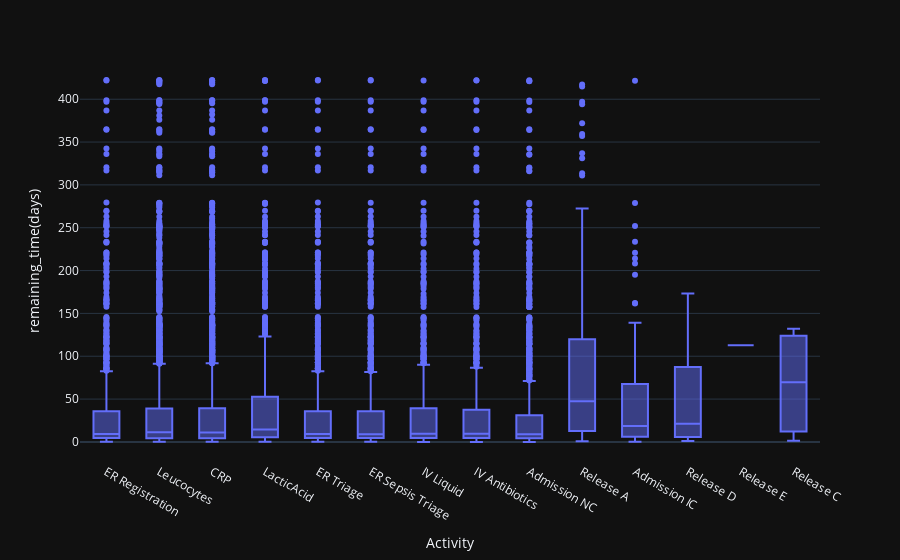
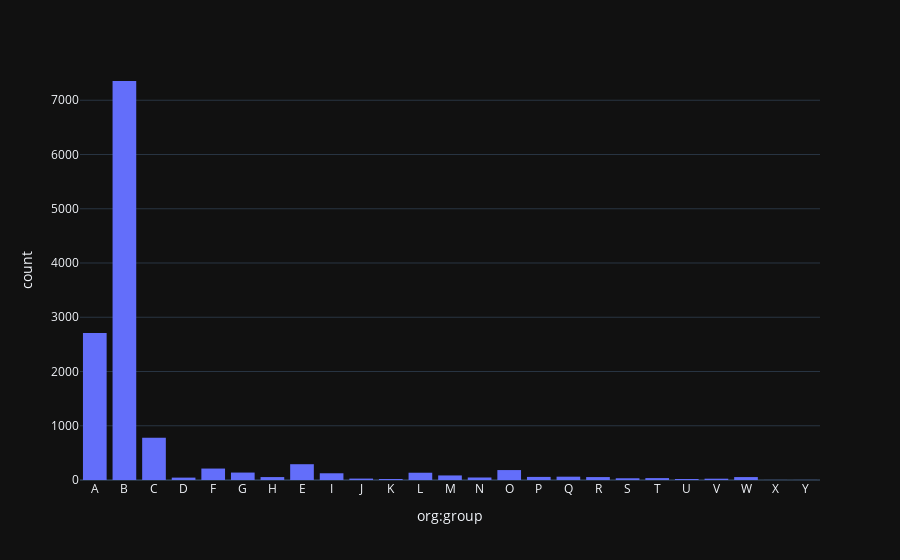
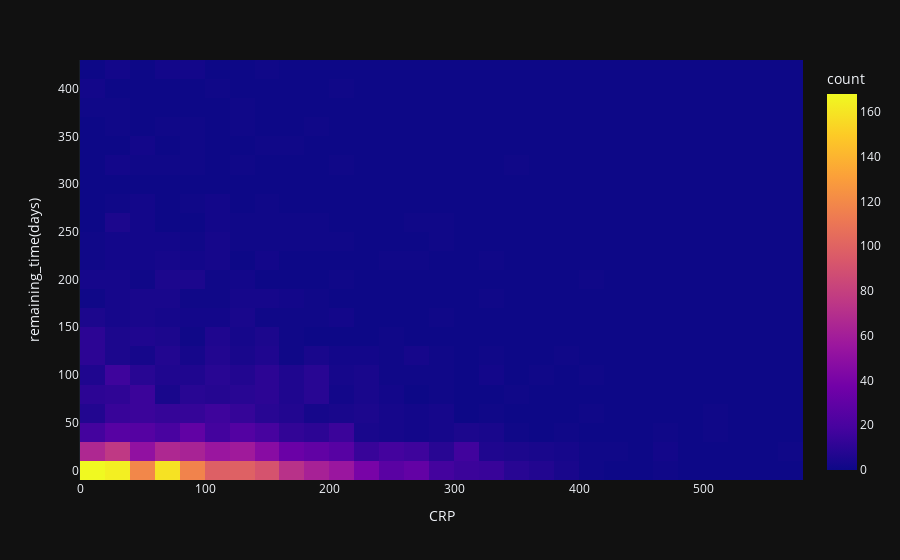

The code cell stored with these charts, in order, in its notebook:
### Markdown cell above
### 1.1 Exploratory data analysis

For the data set, create 2-3 figures/tables that help you understand the data 

Note that some of these variables are categorical variables and some are numberical. Additionally, some of the variables have missing values. Think/discuss how would you preprocess these variables.


Make sure to at least check each variable's data type and understand their distribution. 

*For creating data visualizations, you may consider using the matplot library and visit the [matplot gallery](https://matplotlib.org/stable/gallery/index.html) for inspiration (e.g., histograms for distribution, or heatmaps for feature correlation).*

### Code cell
# import packages
import matplotlib.pyplot as plt
import seaborn as sns
import plotly.express as px



# TODO: plot figure(s)
remaining_time_x_activity = px.box(df, x='Activity', y='remaining_time(days)')
remaining_time_x_activity.show()

group_count = px.histogram(df, x="org:group")
group_count.show()

heatmap = px.density_heatmap(df, x='CRP', y='remaining_time(days)')
heatmap.show()

### Figure 1 — Plotly figure (JSON) as saved in the notebook; plotly's stock layout.template omitted (floating-point values rounded to 4 significant figures; data arrays with more than 128 entries replaced by an {"elided": "..."} marker saying what was removed)
{"data": [{"alignmentgroup": "True", "hovertemplate": "Activity=%{x}<br>remaining_time(days)=%{y}<extra></extra>", "legendgroup": "", "marker": {"color": "#636efa"}, "name": "", "notched": false, "offsetgroup": "", "orientation": "v", "showlegend": false, "x": {"elided": "12533 str values"}, "x0": " ", "xaxis": "x", "y": {"elided": "12533 float values"}, "y0": " ", "yaxis": "y", "type": "box"}], "layout": {"xaxis": {"anchor": "y", "domain": [0.0, 1.0], "title": {"text": "Activity"}}, "yaxis": {"anchor": "x", "domain": [0.0, 1.0], "title": {"text": "remaining_time(days)"}}, "legend": {"tracegroupgap": 0}, "margin": {"t": 60}, "boxmode": "group"}}

### Figure 2 — Plotly figure (JSON) as saved in the notebook; plotly's stock layout.template omitted (floating-point values rounded to 4 significant figures; data arrays with more than 128 entries replaced by an {"elided": "..."} marker saying what was removed)
{"data": [{"alignmentgroup": "True", "bingroup": "x", "hovertemplate": "org:group=%{x}<br>count=%{y}<extra></extra>", "legendgroup": "", "marker": {"color": "#636efa", "pattern": {"shape": ""}}, "name": "", "offsetgroup": "", "orientation": "v", "showlegend": false, "x": {"elided": "12533 str values"}, "xaxis": "x", "yaxis": "y", "type": "histogram"}], "layout": {"xaxis": {"anchor": "y", "domain": [0.0, 1.0], "title": {"text": "org:group"}}, "yaxis": {"anchor": "x", "domain": [0.0, 1.0], "title": {"text": "count"}}, "legend": {"tracegroupgap": 0}, "margin": {"t": 60}, "barmode": "relative"}}

### Figure 3 — Plotly figure (JSON) as saved in the notebook; plotly's stock layout.template omitted (floating-point values rounded to 4 significant figures; data arrays with more than 128 entries replaced by an {"elided": "..."} marker saying what was removed)
{"data": [{"coloraxis": "coloraxis", "hovertemplate": "CRP=%{x}<br>remaining_time(days)=%{y}<br>count=%{z}<extra></extra>", "name": "", "x": {"elided": "12533 float values"}, "xaxis": "x", "xbingroup": "x", "y": {"elided": "12533 float values"}, "yaxis": "y", "ybingroup": "y", "type": "histogram2d"}], "layout": {"xaxis": {"anchor": "y", "domain": [0.0, 1.0], "title": {"text": "CRP"}}, "yaxis": {"anchor": "x", "domain": [0.0, 1.0], "title": {"text": "remaining_time(days)"}}, "coloraxis": {"colorbar": {"title": {"text": "count"}}, "colorscale": [[0.0, "#0d0887"], [0.1111, "#46039f"], [0.2222, "#7201a8"], [0.3333, "#9c179e"], [0.4444, "#bd3786"], [0.5556, "#d8576b"], [0.6667, "#ed7953"], [0.7778, "#fb9f3a"], [0.8889, "#fdca26"], [1.0, "#f0f921"]]}, "legend": {"tracegroupgap": 0}, "margin": {"t": 60}}}
